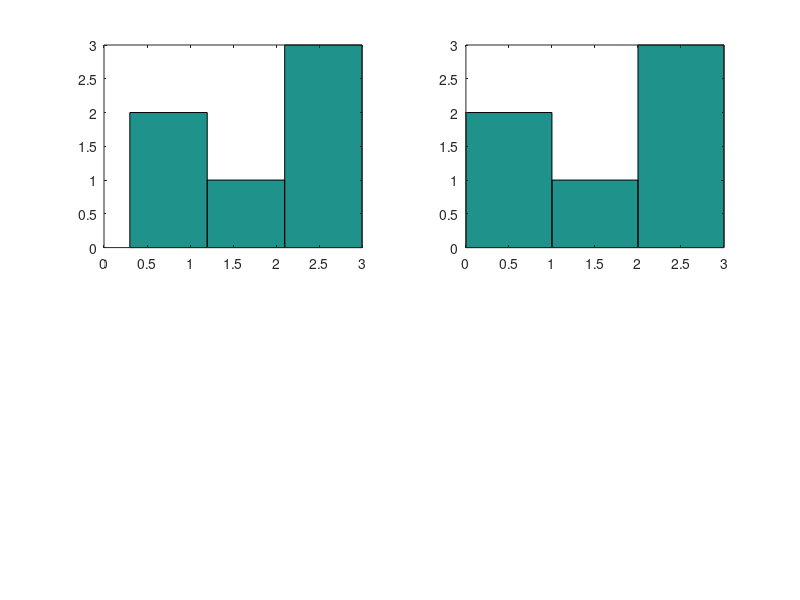

Recreate this plot in MATLAB.
%nm114_2: plot several types of graph
th = [0: .02:1]*pi;
subplot(221), polar(th,exp(-th))
subplot(222), semilogx(exp(th))
subplot(223), semilogy(exp(th))
subplot(224), loglog(exp(th))
pause, clf
subplot(221), stairs([1 3 2 0])
subplot(222), stem([1 3 2 0])
subplot(223), bar([2 3; 4 5])
subplot(224), barh([2 3; 4 5])
pause, clf
y = [0.3 0.9 1.6 2.7 3 2.4];
subplot(221), hist(y,3)
subplot(222), hist(y,0.5 + [0 1 2])